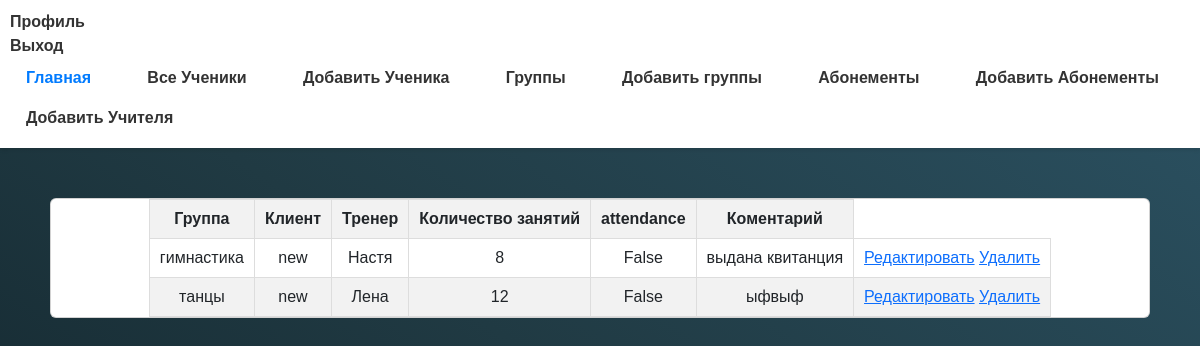
Page /subscription_list/ (signed in) on the earlier database version.
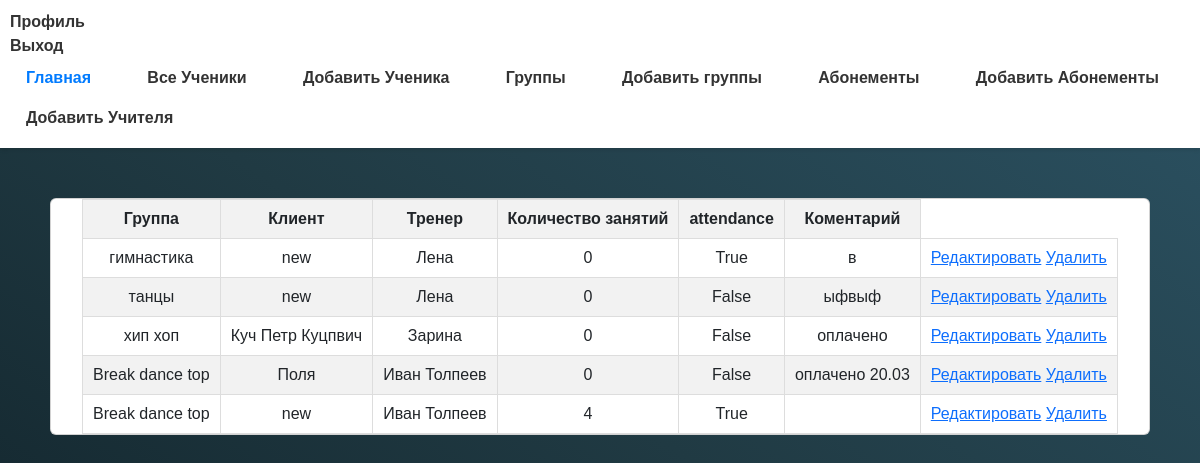
Same page on the later database version.
### myapp/models.py (models this page shows)
class Subscription(models.Model):
    group = models.ForeignKey(Group, on_delete=models.CASCADE)
    client = models.ForeignKey(Client, on_delete=models.CASCADE)
    coach = models.ForeignKey(Coach, on_delete=models.CASCADE)
    lessons_count = models.IntegerField()
    attendance = models.BooleanField(default=False)
    comment = models.TextField(blank=True, null=True)

class Group(models.Model):
    name = models.CharField(max_length=255)
    coach = models.ForeignKey('Coach', on_delete=models.CASCADE)
    description = models.TextField()
    students = models.ManyToManyField(Client, related_name='group_students')

class Client(models.Model):
    full_name = models.CharField(max_length=255)
    birth_date = models.DateField()
    phone_number = models.CharField(max_length=20)
    parent_name = models.CharField(max_length=255)
    group_obj = models.ForeignKey('Group', on_delete=models.CASCADE, null=True, blank=True)
    date_joined = models.DateField()

class Coach(models.Model):
    full_name = models.CharField(max_length=255)
    phone_number = models.CharField(max_length=20)
    students = models.ManyToManyField(Client, null=True, blank=True)
    groupqs = models.ManyToManyField(Group, related_name='coach_groupqs', null=True, blank=True)

### myapp/views.py (the view)
# urls.py: path('subscription_list/', subscription_list, name='subscription_list'),
@login_required
def subscription_list(request):
    subscriptions = Subscription.objects.all()
    return render(request, 'subscription_list.html', {'subscriptions': subscriptions})

### myapp/templates/subscription_list.html
{% extends 'base.html' %}
{% block content %}
<div class="container">
    <div class="card">
  <table>
    <thead>
        <tr>
            <th>Группа</th>
            <th>Клиент</th>
            <th>Тренер</th>
            <th>Количество занятий</th>
            <th>attendance</th>
            <th>Коментарий</th>
        </tr>
    </thead>
    <tbody>
        {% for subscription in subscriptions %}
        <tr>
                    <td>{{ subscription.group.name }}</td>
                    <td>{{ subscription.client.full_name }}</td>
                    <td>{{ subscription.coach.full_name }}</td>
                    <td>{{ subscription.lessons_count }}</td>
                    <td>{{ subscription.attendance }}</td>
                    <td>{{ subscription.comment }}</td>
            <td>
                <a href="{% url 'edit_subscription' subscription.id %}">Редактировать</a>
                <a href="{% url 'delete_client' id=subscription.id %}">Удалить</a>
            </td>
        </tr>
        {% empty %}
        <tr>
            <td colspan="4">No subscriptions yet.</td>
        </tr>
        {% endfor %}
    </tbody>
</table>
    </div>
</div>
{% endblock %}

### myapp/templates/base.html (shortened to what this page needs)
{% load static %}
<html lang="en">
<head>
    <link href="https://cdn.jsdelivr.net/npm/bootstrap@5.3.0-alpha3/dist/css/bootstrap.min.css" rel="stylesheet">
    <link rel="stylesheet" href="{% static 'css/myapp.css' %}">
</head>
<body>
          <nav>
              {% if user.is_authenticated %}
            	<a class="nav-item nav-link" href="{% url 'profile' %}">Профиль</a>
            	<a class="nav-item nav-link" href="{% url 'logout' %}">Выход</a>
          	  {% else %}
            	<a class="nav-item nav-link" href="{% url 'login' %}">Вход</a>
            	<a class="nav-item nav-link" href="{% url 'register' %}">Регистрация</a>
          	  {% endif %}
            <ul class="nav">
              <li class="nav-item">
                <a class="nav-link active" href="{% url 'home' %}">Главная</a>
              </li>
                <li class="nav-item">
                <a class="nav-link" href="{% url 'client_list' %}">Все Ученики</a>
              </li>
              <li class="nav-item">
                <a class="nav-link" href="{% url 'student_list' %}">Добавить Ученика</a>
              </li>
              <li class="nav-item">
                <a class="nav-link" href="{% url 'group_list' %}">Группы</a>
              </li>
                <li class="nav-item">
                <a class="nav-link" href="{% url 'add_group' %}">Добавить группы</a>
              </li>
              <li class="nav-item">
                <a class="nav-link" href="{% url 'subscription_list' %}">Абонементы</a>
              </li>
                <li class="nav-item">
                <a class="nav-link" href="{% url 'add_subscription' %}">Добавить Абонементы</a>
              </li>
                 <li class="nav-item">
                <a class="nav-link" href="{% url 'add_coach' %}">Добавить Учителя</a>
              </li>
            </ul>
          </nav>
{% block content %}
{% endblock %}
</body>
</html>

### myapp/static/css/myapp.css (style rules this page uses)
body { font-family: Arial, sans-serif; background-image: linear-gradient(to right top, #0f2027, #203a43, #2c5364); }
.container { max-width: 1200px; margin: 0 auto; padding: 50px; color: #fff; text-align: center; }
table { border-collapse: collapse; margin: auto; }
th, td { padding: 10px; text-align: center; border: 1px solid #ddd; }
th { background-color: #f2f2f2; }
tbody tr:nth-child(even) { background-color: #f2f2f2; }
nav { background-color: #fff; box-shadow: 0 2px 4px rgba(0,0,0,.1); padding: 10px; }
.nav { display: flex; justify-content: space-between; list-style: none; margin: 0; padding: 0; }
.nav-item { margin-right: 15px; }
.nav-link { color: #333; font-size: 16px; font-weight: bold; text-decoration: none; transition: all 0.3s ease-in-out; }
.nav-link:hover, .nav-link.active { color: #007bff; }

Differences in the rows shown:
changed Subscription "гимнастика": coach.full_name "Настя" → "Лена"; lessons_count "8" → "0"; attendance "False" → "True"; comment "выдана квитанция" → "в"
changed Subscription "ыфвыф": lessons_count "12" → "0"
added Subscription: group.name "хип хоп", client.full_name "Куч Петр Куцпвич", coach.full_name "Зарина", lessons_count "0", attendance "False", comment "оплачено"
added Subscription: group.name "Break dance top", client.full_name "Поля", coach.full_name "Иван Толпеев", lessons_count "0", attendance "False", comment "оплачено 20.03"
added Subscription: group.name "Break dance top", client.full_name "new", coach.full_name "Иван Толпеев", lessons_count "4", attendance "True"
